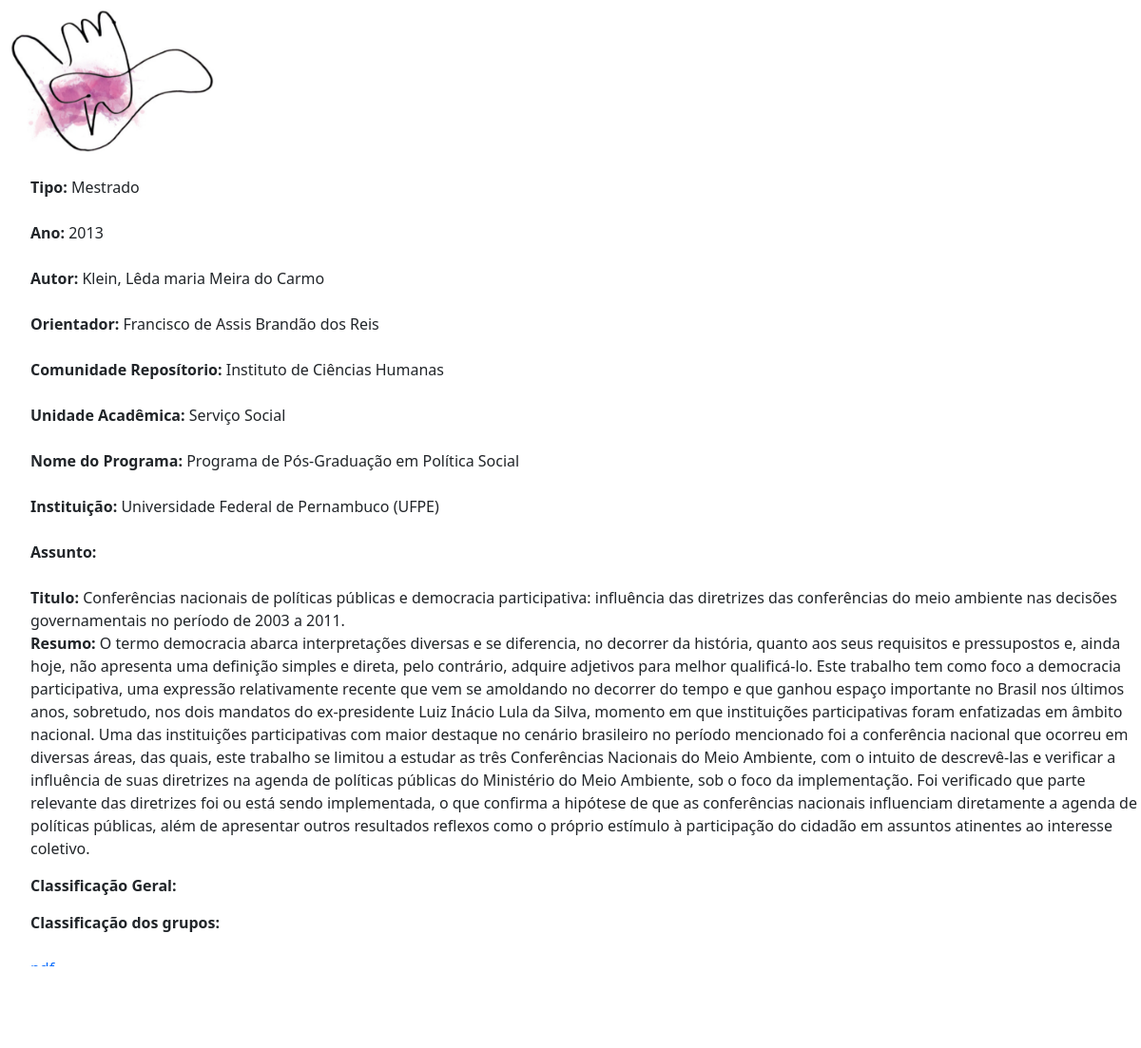
The app's page /read.php?id=222 with its own data.
### tables this page shows
CREATE TABLE `tese_dissertacao` (
  `id` int(11) NOT NULL,
  `autor` varchar(255) NOT NULL,
  `orientador` varchar(255) NOT NULL,
  `tipo` varchar(255) NOT NULL,
  `curso` varchar(255) NOT NULL,
  `titulo` varchar(300) NOT NULL,
  `instituicao` varchar(255) NOT NULL,
  `classificacao_geral` varchar(255) NOT NULL,
  `resumo` longtext,
  `ano_defesa` int(11) NOT NULL,
  `pdf` varchar(8000) DEFAULT NULL
);

### read.php (the view, shortened to what this page needs)
<?php
$my_option = $_GET["id"];
if( !empty($my_option) ){
    require_once "config.php";
    $sql = "SELECT * FROM tese_dissertacao WHERE id = ?";
    if($stmt = mysqli_prepare($conn, $sql)){
        mysqli_stmt_bind_param($stmt, "i", $param_id);
        if(mysqli_stmt_execute($stmt)){
            $result = mysqli_stmt_get_result($stmt);
            if(mysqli_num_rows($result) == 1){
                $row = mysqli_fetch_array($result, MYSQLI_ASSOC);
                $tipo = $row["tipo"];
                $autor = $row["autor"];
                $orientador = $row["orientador"];
                $titulo = $row["titulo"];
                $ano_defesa = $row["ano_defesa"];
                $instituicao = $row["instituicao"];
                $resumo = $row["resumo"];
                $pdf = $row["pdf"];
            } else{
                header("location: error.php");
                exit();
            }
        } else{
            echo "Oops! Something went wrong. Please try again later.";
        }
    }
} else{
    header("location: error.php");
    exit();
}
?>
<!DOCTYPE html>
<html lang="en">
<head>
    <link href="bs5/css/bootstrap.css" rel="stylesheet">
</head>
<body>
    <div class="wrapper">
            <div class="col-md-12">
            <div class="header">
            <img src="img/logodetalhes.jpeg" class="img-fluid" style="width:220px;height:160px;margin-bottom:20px;">
            </div>
        <div class="container-fluid">
                <div class="row">
                    <div class="form-group">
                        <b>Tipo:</b>
                        <p class="form-control-static" style="display:inline;"><?php echo $tipo; ?></p>
                    </div>
                    <br><br>
                    <div class="form-group">
                        <b>Ano:</b>
                        <p class="form-control-static" style="display:inline;"><?php echo $ano_defesa; ?></p>
                    </div>
                    <br><br>
                    <div class="form-group">
                        <b>Autor:</b>
                        <p class="form-control-static" style="display:inline;"><?php echo $autor; ?></p>
                    </div>
                    <br><br>
                    <div class="form-group" id="orientadorJ">
                        <b>Orientador:</b>
                        <p class="form-control-static" style="display:inline;"><?php echo $orientador; ?></p>
                    </div>
                    <br><br>
                    <div class="form-group">
                        <b>Comunidade Reposítorio:</b>
                        <p class="form-control-static" style="display:inline;">Instituto de Ciências Humanas</p>
                    </div>
                    <br><br>
                    <div class="form-group">
                        <b>Unidade Acadêmica:</b>
                        <p class="form-control-static" style="display:inline;">Serviço Social</p>
                    </div>
                    <br><br>
                    <div class="form-group">
                        <b>Nome do Programa:</b>
                        <p class="form-control-static" style="display:inline;">Programa de Pós-Graduação em Política Social</p>
                    </div>
                    <br><br>
                    <div class="form-group">
                        <b>Instituição:</b>
                        <p class="form-control-static" style="display:inline;"><?php echo $instituicao; ?></p>
                    </div>
                    <br><br>
                    <div class="form-group">
                        <b>Assunto:</b>
                    </div>
                    <br><br>
                    <div class="form-group">
                        <b>Titulo:</b>
                        <p class="form-control-static" style="display:inline;"><?php echo $titulo; ?></p>
                    </div>
                    <br><br>
                    <div class="form-group">
                        <b>Resumo:</b>
                        <p class="form-control-static" style="display:inline;"><?php echo $resumo; ?></p>
                    </div>
                    <div class="form-group" style="margin-top:15px">
                        <b>Classificação Geral:</b>
                    </div>
                    <br>
                    <div class="form-group" style="margin-top:15px">
                    <b>Classificação dos grupos:</b><br>
                    </div>
                    </div>
                    <br>
                <a href="<?=$pdf; ?>">pdf</a><br><br>
                <a href="index.php" class="btn btn-primary" style="margin-top:10px">Voltar</a>
                </div>
                </div>
            </div>
</body>
</html>

### read.php (style rules this page uses)
.container-fluid { width: 100%; height: 100%; margin: 0px 0px 0px 20px; max-width: 1328px; }
.img-fluid { margin-top: 5px; margin-left: 10px; }

### records on screen
tese_dissertacao: tipo "Mestrado", ano_defesa "2013", autor "Klein, Lêda maria Meira do Carmo", orientador "Francisco de Assis Brandão dos Reis", instituicao "Universidade Federal de Pernambuco (UFPE)", titulo "Conferências nacionais de políticas públicas e democracia participativa: influência das diretrizes das conferências do meio ambiente nas decisões governamentais no período de 2003 a 2011.", resumo "O termo democracia abarca interpretações diversas e se diferencia, no decorrer da história, quanto aos seus requisitos e pressupostos e, ainda hoje, não apresenta uma definição simples e direta, pelo contrário, adquire adjetivos para melhor qualificá-lo. Este trabalho tem como foco a democracia participativa, uma expressão relativamente recente que vem se amoldando no decorrer do tempo e que ganhou espaço importante no Brasil nos últimos anos, sobretudo, nos dois mandatos do ex-presidente Luiz Inácio Lula da Silva, momento em que instituições participativas foram enfatizadas em âmbito nacional. Uma das instituições participativas com maior destaque no cenário brasileiro no período…"
